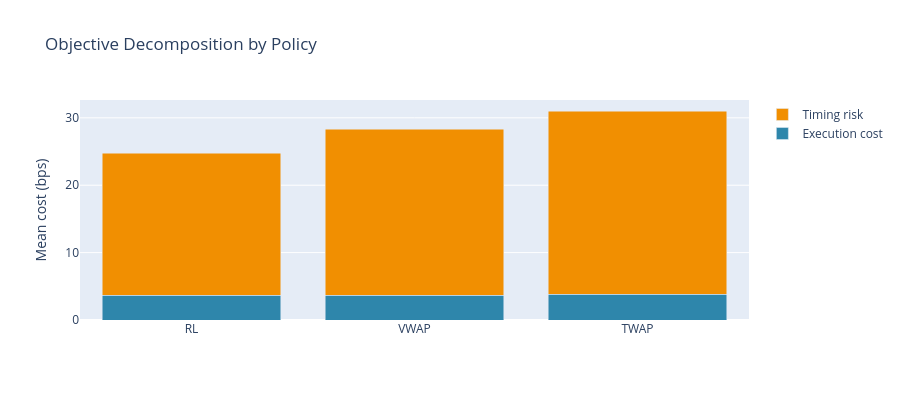

The cell this chart's notebook holds for it:
### Markdown cell above
### Cost-vs-Risk Decomposition

### Code cell
# Show how each policy splits the objective between impact and timing risk.
fig = go.Figure()
strategies = summary["strategy"].to_list()
exec_means = [eval_df.filter(pl.col("strategy") == s)["exec_cost_bps"].mean() for s in strategies]
risk_means = [eval_df.filter(pl.col("strategy") == s)["timing_risk_bps"].mean() for s in strategies]
fig.add_bar(x=strategies, y=exec_means, name="Execution cost", marker_color="#2E86AB")
fig.add_bar(x=strategies, y=risk_means, name="Timing risk", marker_color="#F18F01")
fig.update_layout(
    title="Objective Decomposition by Policy",
    yaxis_title="Mean cost (bps)",
    barmode="stack",
    height=400,
)
fig.show()

### Figure 1 — Plotly figure (JSON) as saved in the notebook; plotly's stock layout.template omitted (floating-point values rounded to 4 significant figures)
{"data": [{"marker": {"color": "#2E86AB"}, "name": "Execution cost", "type": "bar", "x": ["RL", "VWAP", "TWAP"], "y": [3.643, 3.647, 3.835]}, {"marker": {"color": "#F18F01"}, "name": "Timing risk", "type": "bar", "x": ["RL", "VWAP", "TWAP"], "y": [21.08, 24.67, 27.18]}], "layout": {"barmode": "stack", "height": 400, "title": {"text": "Objective Decomposition by Policy"}, "yaxis": {"title": {"text": "Mean cost (bps)"}}}}
